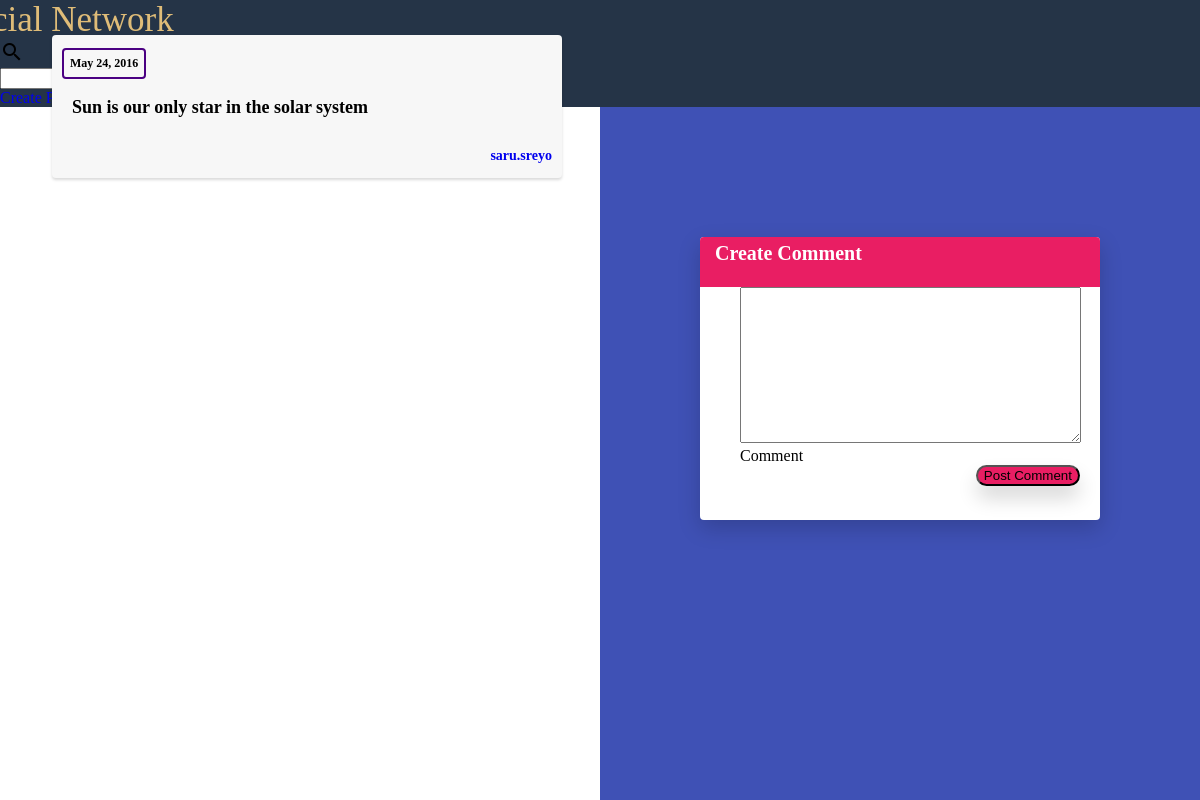
/post/2 (signed in), run on the app's committed database.
### Post/models.py (models this page shows, shortened)
class PostComment(models.Model):
    user = models.ForeignKey(CustomUser)
    post = models.ForeignKey(Post, on_delete=models.CASCADE)
    comment = models.TextField()
    comment_at = models.DateTimeField(default=timezone.now())
    class Meta:
        verbose_name = "Post Comment"

### User/models.py (models this page shows, shortened)
class CustomUser(AbstractBaseUser):
    email = models.EmailField(max_length=255, unique=True)
    first_name = models.CharField(max_length=50)
    last_name = models.CharField(max_length=50)
    date_of_birth = models.DateField()
    is_active = models.BooleanField(default=True)
    is_admin = models.BooleanField(default=False)
    objects = CustomUserManager()
    USERNAME_FIELD = 'email'
    REQUIRED_FIELDS = ['first_name', 'last_name', 'date_of_birth']
    class Meta:
        verbose_name = 'CustomUser'
    def get_username(self):
        return self.email.split('@')[0]

### Post/views.py (the view, shortened to what this page needs)
# urls.py: url(r'^(?P<post_id>[0-9]+)', views.get_post, name='get_post'),
@login_required(login_url='user:login')
def get_post(request, post_id):
    if request.method == 'GET':
        post = get_object_or_404(Post, id=post_id)
        post_comments = post.postcomment_set.all().order_by('-comment_at')
        form = CommentForm()
        return render(request, 'Post/comment.html',
                      {"form": form, "title": post.title, "comments": post_comments, "email": request.user.email,
                       "username": request.user.get_username()})

### Post/forms.py
class CommentForm(forms.ModelForm):
    comment = forms.CharField(widget=forms.Textarea(attrs={'class': 'mdl-textfield__input'}))
    class Meta:
        model = PostComment
        fields = ['comment']

### Post/templates/Post/comment.html (shortened to what this page needs)
{% extends 'Post/base.html' %}
{% load staticfiles %}
{% block nav %}
    <nav class="mdl-navigation mdl-layout--large-screen-only">
        <form action="" method="get">
            <div class="mdl-textfield mdl-js-textfield mdl-textfield--expandable">
                <label class="mdl-button mdl-js-button mdl-button--icon" for="sample6">
                    <i class="material-icons">search</i>
                </label>
                <div class="mdl-textfield__expandable-holder">
                    <label class="mdl-textfield__label" for="sample-expandable">Expandable Input</label>
                </div>
            </div>
        </form>
        <a class="mdl-navigation__link" href="{% url 'user:create_article' %}">Create Post</a>
        <a class="mdl-navigation__link" href="{% url 'user:all_user' %}">Users</a>
        <a class="mdl-navigation__link" href="{% url 'user:profile' email %}">{{ username }}</a>
        <a class="mdl-navigation__link" href="{% url 'user:logout' %}">Logout</a>
    </nav>
{% endblock %}
{% block content %}
    <div class="comment-block">
        <ul class="comment-container">
            {% for comment in comments %}
                <li>
                    <div class="comment-card">
                        <div class="comment-time"><h5>{{ comment.comment_at|date }}</h5></div>
                        <h3 class="comment-content">{{ comment.comment }}</h3>
                        <a href="{% url 'user:profile' comment.user.email %}"><h5
                                class="comment-email">{{ comment.user.get_username }}</h5></a>
                    </div>
                </li>
            {% endfor %}
        </ul>
    </div>
    <div class="create-comment">
        <div class="post create-comment-box">
            <div class="bar" id="bar">
                <h3 class="login-title">Create Comment</h3>
            </div>
            <form method="post">
                <ul>
                    {% for field in form %}
                        <li>
                            <div class="mdl-textfield mdl-js-textfield mdl-textfield--floating-label">
                                {{ field }}
                                <label class="mdl-textfield__label" for="{{ field.name }}">{{ field.label }}</label>
                            </div>
                        </li>
                    {% endfor %}
                </ul>
                <button type="submit"
                        class="mdl-button mdl-js-button mdl-button--raised mdl-button--accent mdl-js-ripple-effect"
                        id="btn_create">
                    Post Comment
                </button>
            </form>
        </div>
    </div>
{% endblock %}

### Post/static/Post/css/comment.css (style rules this page uses)
body { margin: 0; padding: 0; }
.comment-block { float: left; background-color: #f7f7f7; width: 50%; }
.create-comment { position: fixed; right: 0; width: 50%; height: 100%; background-color: #3F51B5; }
.create-comment-box { top:100px; position: fixed; }
ul { margin: 0; }
.comment-container { position: absolute; margin-bottom: 40px; left: 1%; top:20px }
.comment-card { border-radius: 4px; box-shadow: 0 2px 3px rgba(0,0,0,0.15); width: 500px; margin-top: 15px; background-color: #f7f7f7; padding-left: 10px; padding-top: 3px; padding-bottom: 10px; }
.comment-time { display: inline-block; border: 2px solid indigo; padding: 6px; border-radius: 4px; margin-top: 10px; }
.comment-time h5 { margin: 0; font-size: 12px; }
.comment-content { font-size: 18px; margin-left: 10px; margin-bottom: 50px; }
.comment-email { float: right; font-size: 14px; margin: -20px 10px 0 0 ; }

### Post/static/Post/css/profile_style.css (style rules this page uses)
.post { width: 400px; display: block; border-radius: 4px; background-color: #fff; box-shadow: 0 8px 22px rgba(0, 0, 0, 0.18); padding-bottom: 55px; }
ul { list-style: none; }
a { text-decoration: none; }

### Post/static/Post/css/login_style.css (style rules this page uses)
#btn_create { background-color: #E91E63; position: relative; float: right; margin-right: 20px; border-radius: 19px; box-shadow: 0 12px 20px rgba(0,0,0,0.16); }
.post { position: relative; margin: 0 auto; margin-top:5%; }
.bar { position: relative; width: inherit; height: 50px; border-radius: 4px 4px 0 0; background-color: #E91E63; }
.login-title { position: absolute; margin-top: 5px; left: 15px; color:#fff; font-size: 20px; }

### Post/static/Post/css/post_box.css (style rules this page uses)
body { padding:0; }

### data on the page
PostComment: comment_at "May 24, 2016", comment "Sun is our only star in the solar system", user.get_username "saru.sreyo"

### other printed values
{{ field.label }} "Comment"
